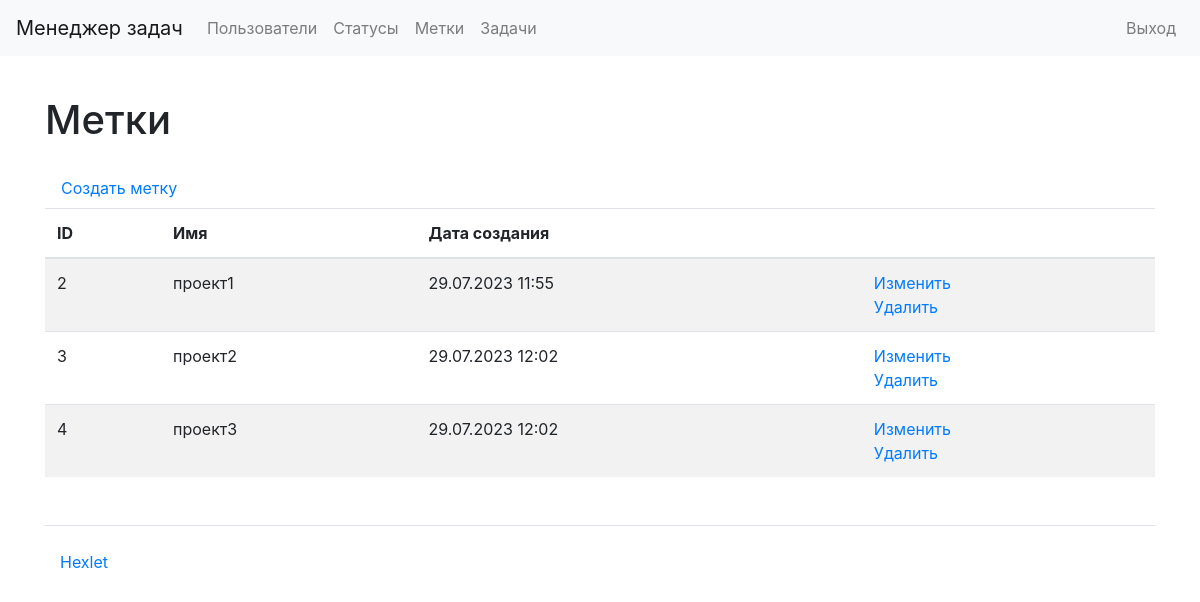
/labels/ (signed in), run on the app's committed database.
### task_manager/labels/models.py (models this page shows, shortened)
class Labels(models.Model):
    name = models.CharField(
        max_length=150,
        unique=True,
        blank=False,
        verbose_name=_('Name'),
    )
    date_created = models.DateTimeField(
        auto_now_add=True,
        verbose_name=_('Creation date')
    )

### task_manager/labels/views.py (the view)
# urls.py: path('', LabelsListView.as_view(), name='labels_list'),
class LabelsListView(AuthRequiredMixin, ListView):
    template_name = 'labels/labels_list.html'
    model = Labels

### task_manager/users/mixins.py (called while the page is built)
    def dispatch(self, request, *args, **kwargs):
        if not request.user.is_authenticated:
            messages.error(request, self.auth_message)
            return redirect(reverse_lazy('login'))
        return super().dispatch(request, *args, **kwargs)

### task_manager/templates/labels/labels_list.html
{% extends "base.html" %}
{% load bootstrap4 %}
{% block content %}
{% load i18n %}
    <h1 class="my-4">{% trans "Labels" %}</h1>
    <a class="nav-link" href="{% url 'label_create' %}">{% trans "Create label" %}</a>
    <table class="table table-striped">
        <thead>
            <tr>
                <th>ID</th>
                <th>{% trans "Name" %}</th>
                <th>{% trans "Creation date" %}</th>
                <th></th>
            </tr>
        </thead>
        <tbody>
            {% for label in labels_list %}
                    <tr>
                        <td>{{ label.id }}</td>
                        <td>{{ label.name }}</td>
                        <td>{{ label.date_created|date:"d.m.Y H:i" }}</td>
                        <td>
                          <a href="{% url 'label_update' label.id %}">{% trans "Update" %}</a>
                          <br>
                          <a href="{% url 'label_delete' label.id %}">{% trans "Delete" %}</a>
                        </td>
                    </tr>
                {% endfor %}
        </tbody>
    </table>
{% endblock content %}

### data on the page
Labels: id "2", name "проект1", date_created "29.07.2023 11:55"
Labels: id "3", name "проект2", date_created "29.07.2023 12:02"
Labels: id "4", name "проект3", date_created "29.07.2023 12:02"
